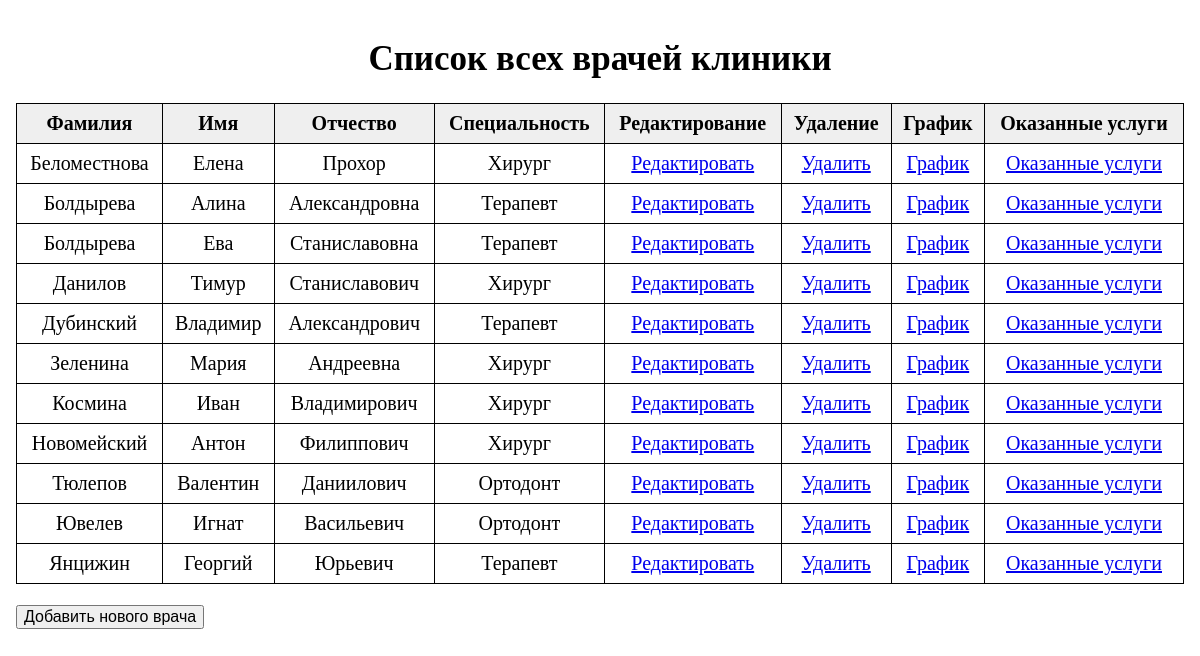
The page / on the database its author committed.
### tables this page shows
CREATE TABLE dentists(
    id INTEGER PRIMARY KEY AUTOINCREMENT NOT NULL,
    last_name TEXT NOT NULL,
    first_name TEXT NOT NULL,
    middle_name TEXT,
    birthday TEXT NOT NULL,
    specialization_id INTEGER NOT NULL,
    employee_status_id INTEGER NOT NULL,
    earning_in_percent REAL NOT NULL,
    CHECK(earning_in_percent >= 0)
    FOREIGN KEY(specialization_id)
            REFERENCES specilizations(id) ON DELETE RESTRICT ON UPDATE CASCADE
    FOREIGN KEY(employee_status_id)
            REFERENCES employee_statuses(id) ON DELETE RESTRICT ON UPDATE CASCADE
);

CREATE TABLE specializations(
    id INTEGER PRIMARY KEY AUTOINCREMENT NOT NULL,
    specialization TEXT NOT NULL
);

### public/IndexRepository.php (called while the page is built)
<?php
require_once 'base/Repository.php';
class IndexRepository extends Repository
{
    private static ?IndexRepository $instance = null;
    public function readAllDentists()
    {
        $query = 'SELECT id, last_name, first_name, middle_name, (SELECT specialization FROM specializations s WHERE s.id = dentists.specialization_id) specialization FROM dentists WHERE employee_status_id != 2 ORDER BY last_name';
        return $this->doQuery($query);
    }
    public static function getInstance(): IndexRepository
    {
        if (static::$instance == null) static::$instance = new static('sqlite:../data/dentistry.db');
        return static::$instance;
    }
}

### public/base/Repository.php (called while the page is built, shortened)
<?php
abstract class Repository
{
    protected PDO $pdo;
    protected function __construct(string $path)
    {
        $this->pdo = new PDO($path);
    }
    protected function doQuery(string $query)
    {
        $statement = $this->pdo->query($query);
        $result = $statement->fetchAll();
        return $result;
    }
}

### public/index.php (the view, shortened to what this page needs)
<!DOCTYPE html>
<html lang="ru">
<head>
    <link rel="stylesheet" href="styles/style.css">
</head>
<body>
<?php
require_once 'IndexRepository.php';
$repository = IndexRepository::getInstance();
?>
<h1 class="title">Список всех врачей клиники</h1>
<table class="doctor_table">
    <tr>
        <th class="doctor_th">Фамилия</th>
        <th class="doctor_th">Имя</th>
        <th class="doctor_th">Отчество</th>
        <th class="doctor_th">Специальность</th>
        <th class="doctor_th">Редактирование</th>
        <th class="doctor_th">Удаление</th>
        <th class="doctor_th">График</th>
        <th class="doctor_th">Оказанные услуги</th>
    </tr>
    <?php foreach ($repository->readAllDentists() as $dentist): ?>
        <tr>
            <td class="doctor_td"><?= $dentist['last_name'] ?></td>
            <td class="doctor_td"><?= $dentist['first_name'] ?></td>
            <td class="doctor_td"><?= $dentist['middle_name'] ?></td>
            <td class="doctor_td"><?= $dentist['specialization'] ?></td>
            <td class="doctor_td"><a href="dentists/update_dentist.php?dentist_id=<?= $dentist['id'] ?>">Редактировать</a></td>
            <td class="doctor_td"><a href="dentists/delete_dentist.php?dentist_id=<?= $dentist['id'] ?>">Удалить</a></td>
            <td class="doctor_td"><a href="schedule/read_schedule.php?dentist_id=<?= $dentist['id'] ?>">График</a></td>
            <td class="doctor_td"><a href="appointments/appointments_history.php?dentist_id=<?= $dentist['id'] ?>">Оказанные услуги</a></td>
        </tr>
    <?php endforeach; ?>
</table>
<form method="post" action="dentists/create_dentist.php" enctype="application/x-www-form-urlencoded">
    <p><button class="def_button">Добавить нового врача</button></p>
</form>
</body>
</html>

### public/styles/style.css (style rules this page uses)
body { font-size: 20px; padding: 8px; }
button.def_button { font-size: 16px; }
h1.title { text-align: center; font-size: 35px; }
table.doctor_table { width: 100%; border: 1px solid black; border-collapse: collapse; }
th.doctor_th { font-weight: bold; padding: 8px; text-align: center; background: #efefef; border: 1px solid black; }
td.doctor_td { border: 1px solid black; text-align: center; padding: 8px; }

### rows shown on the page
dentists: last_name "Беломестнова", first_name "Елена", middle_name "Прохор", specialization.specialization "Хирург"
dentists: last_name "Болдырева", first_name "Алина", middle_name "Александровна", specialization.specialization "Терапевт"
dentists: last_name "Болдырева", first_name "Ева", middle_name "Станиславовна", specialization.specialization "Терапевт"
dentists: last_name "Данилов", first_name "Тимур", middle_name "Станиславович", specialization.specialization "Хирург"
dentists: last_name "Дубинский", first_name "Владимир", middle_name "Александрович", specialization.specialization "Терапевт"
dentists: last_name "Зеленина", first_name "Мария", middle_name "Андреевна", specialization.specialization "Хирург"
dentists: last_name "Космина", first_name "Иван", middle_name "Владимирович", specialization.specialization "Хирург"
dentists: last_name "Новомейский", first_name "Антон", middle_name "Филиппович", specialization.specialization "Хирург"
dentists: last_name "Тюлепов", first_name "Валентин", middle_name "Даниилович", specialization.specialization "Ортодонт"
dentists: last_name "Ювелев", first_name "Игнат", middle_name "Васильевич", specialization.specialization "Ортодонт"
dentists: last_name "Янцижин", first_name "Георгий", middle_name "Юрьевич", specialization.specialization "Терапевт"
